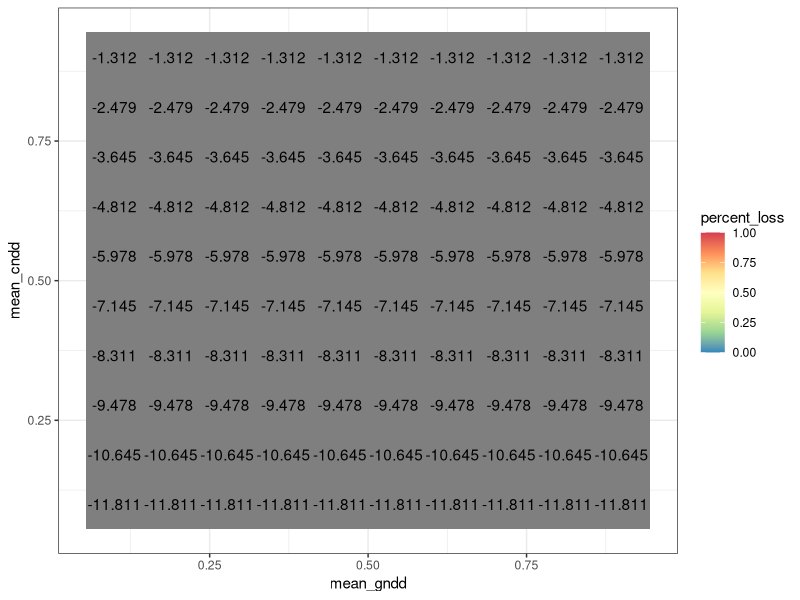
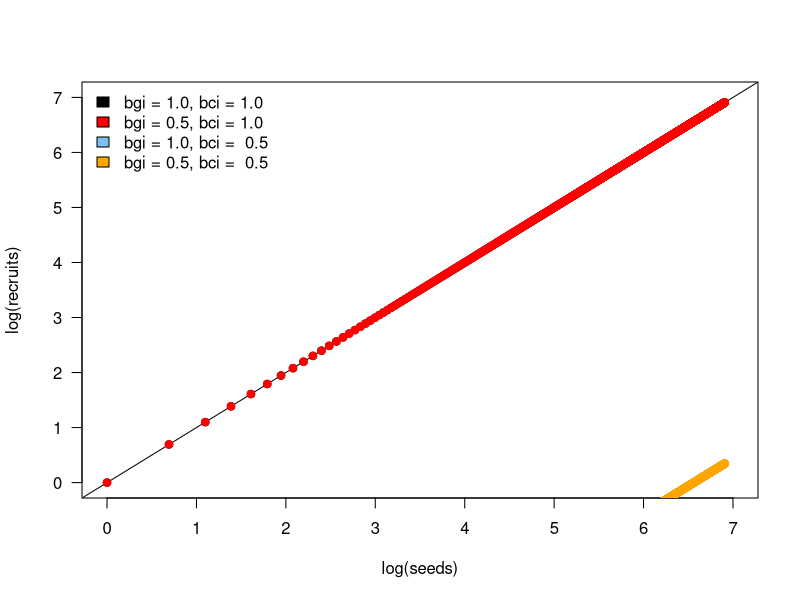

Write the R code that produced these figures, in order. (Note: this script raises an error after producing the figures.)

library(ggplot2)
library(dplyr)
### Basing equation off Harms et al. 2000

## Assuming intercept (alpha = 0) - is this a safe assumption??

## Output is predicted number of recruits of a specific species ID and genotype, given number of seeds and cndd and gndd values

## Bgi = strength of GNDD - slope of log log relationship: 1 = no NDD
## Bci = strength of CNDD

## Sgi = density of seeds of given species and genotype
## Sci = density of seeds of given species
harms <- function(bgi, bci, sgi, sci, verbose = FALSE){
  
  ## Effectively halves the strength of the slopes from Harms et al. 2000
 #R = (bgi * log(sgi) + bci * log(sci) + log(sgi/sci)) / 2
 
  # Original harms equation, but modified to return genotype densities
 R = bci * log(sci) + log(sgi/sci)
 
 ### If slope of a  line is still 1, then something is wrong because that's not NDD - rare species doesn't have a proportional advantage of common species, slope needs to be less than 1!! Need to have higher proportional loss at higher densities

 if(verbose == TRUE){
   cat("\n ----------------------- \n")
  cat("bgi =", bgi, ", bci = ", bci, " \n")
  cat("Original number of seeds per genotype:")
  print(sgi)
  cat("\n Remaining number of Recruits per genotype:")
  print(exp(R))
  cat("\n Percent loss of seeds:")
  print((sgi - exp(R))/sgi)
  cat("\n ----------------------- \n")
 }

 loss <- (sgi - exp(R))/sgi
 
  return(R)
# return(loss)
 
}

## Generate data of number of genotypes for species XX
#genotypes <- as.numeric(table(sample.int(20, size = 500, replace = TRUE)))
genotypes <- 0:1000

harms(bgi = 1, bci = 0.8,
      sgi = 1:20, sci = sum(genotypes), verbose = TRUE)

harms(bgi = .8, bci = 1,
      sgi = 1:20, sci = sum(genotypes), verbose = TRUE)

harms(bgi = .95, bci = .95,
      sgi = 1:20, sci = sum(genotypes), verbose = TRUE)



## Checking percent loss of seeds based on gndd and cndd values
loss_test <- data.frame(mean_cndd = NA, mean_gndd = NA, percent_loss = NA)
row = 1
for(i in seq(.1, .9, length.out = 10)){
for(j in seq(.1, .9, length. = 10)){
  # Log sequence
  #for(i in exp(seq(log(0.001), log(1), length.out = 20))){
    #for(j in exp(seq(log(0.001), log(1), length.out = 20))){
  
 
    
    loss_test[row, "mean_cndd"] <- i
    loss_test[row, "mean_gndd"] <- j
    loss_test[row, "percent_loss"] <- harms(bgi = j, bci = i,
                                       sgi = 1:20, 
                                       sci = sum(genotypes))[1]
    row = row + 1
  }
}

## Species diversity 
loss_test %>%
  ggplot(aes(x = mean_gndd, y = mean_cndd, fill = percent_loss)) +
  geom_tile() + theme_bw()  + scale_fill_distiller(palette = "Spectral", 
                                                   limits = c(0, 1)) + 
  geom_text(aes(x = mean_gndd, y = mean_cndd, 
                label = sprintf("%.3f", round(percent_loss, 3))))



####### Example plot of all genotypes within one plot

plot(0:7, 0:7, type = "n", ylab = "log(recruits)", xlab = "log(seeds)", las = 1)
abline(a = 0, b = 1)

points(log(genotypes), (harms(bgi = 1, bci = 1,
                                 sgi = genotypes, sci = sum(genotypes))), pch = 19)


points(log(genotypes), (harms(bgi = .5, bci = 1,
                                 sgi = genotypes, sci = sum(genotypes))), pch = 19,
       col = "red")

points(log(genotypes), (harms(bgi = 1, bci = 0.5,
                                 sgi = genotypes, sci = sum(genotypes))), pch = 19,
       col = "skyblue2")

points(log(genotypes), (harms(bgi = 0.5, bci = 0.5,
                                 sgi = genotypes, sci = sum(genotypes))), pch = 19,
       col = "orange")

legend("topleft", legend = c("bgi = 1.0, bci = 1.0", 
                             "bgi = 0.5, bci = 1.0", 
                             "bgi = 1.0, bci =  0.5",
                             "bgi = 0.5, bci =  0.5"),
       fill = c("black", "red", "skyblue2", "orange"), bty = "n")



### Write a function that generates data in plots for a single genotype and randomize this and plot the lines

sample_harms <- function(bgi, bci, n, max, verbose = FALSE){
  
  gen_seeds <- NA
  gen_recruits <- NA
  cons_seeds <- NA
  cons_recruits <- NA
  
  for(x in 1:n){
    gen_dens = sample(1:max, size = 1) # Sample density of seeds for one genotype
    if(gen_dens == max){
      cons_dens = max
      cons_seeds[x] <- log(cons_dens)
      cons_recruits[x] <- log(sum(exp(harms(bgi = bgi, bci = bci, 
                                            sgi = c(gen_dens), 
                                            sci = cons_dens,
                                            verbose = verbose))))
      
      next
      
    } else {
      cons_dens = sample(gen_dens:max, size = 1)
    }
    
     #cat("Gen_dens:", gen_dens, "| cons_dens: ", cons_dens, "\n")
    
    gen_seeds[x] <- log(gen_dens)
    gen_recruits[x] <- harms(bgi = bgi, bci = bci, 
                      sgi = gen_dens, 
                      sci = cons_dens,
                      verbose = verbose)
    cons_seeds[x] <- log(cons_dens)
    cons_recruits[x] <- log(sum(exp(harms(bgi = bgi, bci = bci, 
                           sgi = c(gen_dens, cons_dens - gen_dens), 
                           sci = cons_dens,
                           verbose = verbose))))
    
  }
    
    return(list(gen_seeds = gen_seeds, 
                gen_recruits = gen_recruits,
                cons_seeds = cons_seeds,
                cons_recruits = cons_recruits))
}


sum(exp(harms(bgi = bgi, bci = bci, 
                  sgi = c(gen_dens, 5), 
                  sci = cons_dens,
                  verbose = verbose)))



sample_harms(bgi = 0.5, bci = 0.5, n = 10, max = 1000 )

sample_harms(bgi = .98, bci = .98, n = 10, max = 1000, verbose = T )


plot(c(.0, .5, .75, .9, 1), c(0.9989236, 0.96375, 0.778174, .486988, 0 ),
     xlab = "cndd", ylab = "percent loss of seeds", las  = 1, 
     pch = 21, bg = "skyblue2")


####### Example plot
plot(0:6, 0:6, type = "n", ylab = "log(recruits)", xlab = "log(seeds)", las = 1)
abline(a = 0, b = 1)

n = 1000 ## Number of points
max = 100 # Max number of individuals

## One to one
scen_11 <- sample_harms(bgi = 1, bci = 1, n = n, max = max)
points(scen_11$gen_seeds, scen_11$gen_recruits, pch = 19)
(lm1 <- lm(gen_recruits ~ 0 + gen_seeds, data = scen_11))
abline(lm1, lwd = 2)

## 0.5 1.0
scen_051 <- sample_harms(bgi = 0.5, bci = 1, n = n, max = max)
points(scen_051$gen_seeds, scen_051$gen_recruits, pch = 19, col = "red")
(lm2 <- lm(gen_recruits ~ 0 + gen_seeds, data = scen_051))
abline(lm2, lwd = 2, col = "red")

## 1.0 0.5
scen_105 <- sample_harms(bgi = 1, bci = 0.5, n = n, max = max)
points(scen_105$gen_seeds, scen_105$gen_recruits, pch = 19, col = "skyblue2")
(lm3 <- lm(gen_recruits ~ 0 + gen_seeds, data = scen_105))
abline(lm3, lwd = 2, col = "skyblue2")


## .5 .5
scen_0505 <- sample_harms(bgi = 0.5, bci = 0.5, n = n, max = max)
points(scen_0505$gen_seeds, scen_0505$gen_recruits, pch = 19, col = "orange")
(lm4 <- lm(gen_recruits ~ 0 + gen_seeds, data = scen_0505))
abline(lm4, lwd = 2, col = "orange")

scen_0505$gen_recruits <- log(exp(scen_0505$gen_recruits) + 1)
scen_0505$gen_seeds <- log(exp(scen_0505$gen_seeds) + 1)

(lm4 <- lm(gen_recruits ~ 0 + gen_seeds, data = scen_0505))
(lm4 <- lm(gen_recruits ~ gen_seeds, data = scen_0505))
points(scen_0505$gen_seeds, scen_0505$gen_recruits, pch = 19, col = "orange")
abline(lm4, lwd = 2, col = "orange")



### Conspecific perspective
scen_0505 <- sample_harms(bgi = 1, bci = 1.0, n = n, max = max)
#points(scen_0505$cons_seeds, scen_0505$cons_recruits, pch = 19, col = "grey80")
(lm4 <- lm(cons_recruits ~ 0 + cons_seeds, data = scen_0505))
abline(lm4, lwd = 2, col = "grey80")



scen_0505 <- sample_harms(bgi = 1, bci = 0.5, n = n, max = max)
#points(scen_0505$cons_seeds, scen_0505$cons_recruits, pch = 19, col = "purple")
(lm4 <- lm(cons_recruits ~ 0 + cons_seeds, data = scen_0505))
abline(lm4, lwd = 2, col = "purple")

### Conspecific
scen_0505 <- sample_harms(bgi = 0.5, bci = 0.5, n = n, max = max)
#points(scen_0505$cons_seeds, scen_0505$cons_recruits, pch = 19, col = "brown")
(lm4 <- lm(cons_recruits ~ 0 + cons_seeds, data = scen_0505))
abline(lm4, lwd = 2, col = "brown")

scen_0505 <- sample_harms(bgi = 0.5, bci = 1.0, n = n, max = max)
#points(scen_0505$cons_seeds, scen_0505$cons_recruits, pch = 19, col = "darkblue")
(lm4 <- lm(cons_recruits ~ 0 + cons_seeds, data = scen_0505))
abline(lm4, lwd = 2, col = "darkblue")


legend("topleft", legend = c("bgi = 1.0, bci = 1.0", 
                             "bgi = 0.5, bci = 1.0", 
                             "bgi = 1.0, bci =  0.5",
                             "bgi = 0.5, bci =  0.5",
                             "bgi = 1.0, bci =  1.0 - species level",
                             "bgi = 1.0, bci =  0.5 - species level",
                             "bgi = 0.5, bci =  0.5 - species level",
                             "bgi = 0.5, bci =  1.0 - species level"),
       fill = c("black", "red", "skyblue2", "orange", "grey80", "purple", "brown",
                "darkblue"), bty = "n")

### Can force intercepts to go through 0 with ~ 0 + seeds
## But sometimes lines will have an intercept less than 0 because they are losing fractions of a seedling when there is 1 seedling for a genotype and there is conspecific density dependense

### Thoughts on graph..

# is cool and makes sense that bgi and bci have equivalent effects at genotype and species level

# All slopes are less than 1, which is good

# 0.5, 0.5 is strongest for both species and genotypes, which is good


## Not sure if i should present just straight lines for example graph instead of points..
# can just use abline(a = 0, b = ##) to draw the lines using sample_harms and lm() to make sure the slopes are right. Seems like slope is usually (bci + bgi) / 2

## Make two separate panels --
# 1) Plot of genotypes within one species
# 2) Plot of slope of species within a community, with varying levels of bci and bgi

# With ranges of bci and bgi from 1, 0.5, 0

## With Bgi = 1, Bci = -1 = overall slope of 0 (lowest range of harms and lamanna studies)
# but bgi -1, bci -1 would be overall -1 slope



#############################
### CNDD PLOT
  # CNDD Plot ---------------------------------------------------------------
  
  pdf("./figures/Figure 1 - NDD schematic.pdf", width = 12, height = 4)
  
  par(mfrow = c(1, 2), mar = c(5.1, 4.1, 2.1, 8.1))
  
  axis_vals <- c(.01, 1, 5, 10, 25, 50, 100)
  
  x_pos = 350 ## For labels
  max_size = 150
  n = 1000
  
  genotypes <- 1:100
  
  text_cex = .75

### AT SPECIES LEVEL  
  plot(seq(0, log(max_size), by = .1), seq(0, log(max_size), by = .1), type = "n", 
       ylab = expression('Recruit density (R'['i']*')'), xlab = expression('Seed density (S'['i']*')'), las = 1,
       bty = "l", xaxt = "n", yaxt = "n", yaxt = "n", xaxs="i", yaxs = "i")
  axis(side = 1, at = log(axis_vals), labels = axis_vals)
  axis(side = 2, at = log(axis_vals), labels = axis_vals, las = 1)
 # abline(a = 0, b = 1)
  
  mtext("a", side = 3, adj = -.1)
  
  #### GNDD = 1, CNDD = 1
  harms_out = sample_harms(bgi = 1, bci = 1, n = n, max = max_size)
 # points(harms_out$cons_seeds, harms_out$cons_recruits, pch = ".")
  lm1 <- lm(harms_out$cons_recruits ~ harms_out$cons_seeds - 1)
  abline(lm1, lty = 2)
  b_overall <- as.character(sprintf("%.2f", round(lm1$coefficients, 2)))
  text(x = c(log(x_pos)), y = max(harms_out$cons_recruits),
       labels = bquote('b'['con']*' = 1.00, b'['gen']*' = 1.00'),
       xpd = NA , cex = text_cex)
  
  
  #### GNDD = .5, CNDD = 1
  harms_out = sample_harms(bgi = .5, bci = 1, n = n, max = max_size)
 # points(harms_out$cons_seeds, harms_out$cons_recruits, pch = ".")
  lm1 <- lm(harms_out$cons_recruits ~ harms_out$cons_seeds - 1)
  abline(lm1)
  b_overall <- as.character(sprintf("%.2f", round(lm1$coefficients, 2)))
  text(x = c(log(x_pos)), y = max(harms_out$cons_recruits), 
       labels = bquote('b'['con']*' = 1.00, b'['gen']*' = 0.50'),
       xpd = NA, cex = text_cex)

  #### GNDD = 1, CNDD = .5
  harms_out = sample_harms(bgi = 1, bci = .5, n = n, max = max_size)
 # points(harms_out$cons_seeds, harms_out$cons_recruits, pch = ".")
  lm1 <- lm(harms_out$cons_recruits ~ harms_out$cons_seeds - 1)
  abline(lm1)
  b_overall <- as.character(sprintf("%.2f", round(lm1$coefficients, 2)))
  text(x = c(log(x_pos)), y = max(harms_out$cons_recruits), 
       labels = bquote('b'['con']*' = 0.50, b'['gen']*' = 1.00'),
       xpd = NA, cex = text_cex)
  
  
  # #### GNDD = .5, CNDD = .5
 #  harms_out = sample_harms(bgi = .5, bci = .5, n = n, max = max_size)
 # # points(harms_out$cons_seeds, harms_out$cons_recruits, pch = ".")
 #  abline(lm(harms_out$cons_recruits ~ harms_out$cons_seeds - 1))
 #  text(x = c(log(x_pos)), y = max(harms_out$cons_recruits), labels = expression('b'['con']*' = 0.5, b'['gen']*' = 0.5'), xpd = NA)

  
  #### GNDD = .1, CNDD = 1
  harms_out = sample_harms(bgi = .1, bci = 1.0, n = n, max = max_size)
  #points(harms_out$cons_seeds, harms_out$cons_recruits, pch = ".")
  lm1 <- lm(harms_out$cons_recruits ~ harms_out$cons_seeds - 1)
  abline(lm1)
  b_overall <- as.character(sprintf("%.2f", round(lm1$coefficients, 2)))
  text(x = c(log(x_pos)), y = max(harms_out$cons_recruits), 
       labels = bquote('b'['con']*' = 1.00, b'['gen']*' = 0.10'),
       xpd = NA, cex = text_cex)

  
  #### GNDD = 1, CNDD = 0.1
  harms_out = sample_harms(bgi = 1, bci = .1, n = n, max = max_size)
 # points(harms_out$cons_seeds, harms_out$cons_recruits, pch = ".")
  lm1 <- lm(harms_out$cons_recruits ~ harms_out$cons_seeds - 1)
  abline(lm1)
  b_overall <- as.character(sprintf("%.2f", round(lm1$coefficients, 2)))
  text(x = c(log(x_pos)), y = max(harms_out$cons_recruits), 
       labels = bquote('b'['con']*' = 0.10, b'['gen']*' = 1.00'),
       xpd = NA, cex = text_cex)
  
  # #### GNDD = .1, CNDD = .1
  harms_out = sample_harms(bgi = .1, bci = .1, n = n, max = max_size)
 # points(harms_out$cons_seeds, harms_out$cons_recruits, pch = 19)
  lm1 <- lm(harms_out$cons_recruits ~ harms_out$cons_seeds - 1)
  abline(lm1)
  b_overall <- as.character(sprintf("%.2f", round(lm1$coefficients, 2)))
  text(x = c(log(x_pos)), y = max(harms_out$cons_recruits), 
     #  labels = bquote('b'['con']*' = 0.10, b'['gen']*' = 0.10'*', b'['total']*' = '*.(b_overall)),
     labels = bquote('b'['con']*' = 0.10, b'['gen']*' = 0.10'),
       xpd = NA, cex = text_cex)
  
  
  
##### AT GENOTYPE LEVEL
  
 
  plot(seq(0, log(max_size), by = .1), seq(0, log(max_size), by = .1), type = "n", 
       ylab = expression('Recruit density (R'['gi']*')'), xlab = expression('Seed density (S'['gi']*')'), las = 1,
       bty = "l", xaxt = "n", yaxt = "n", xaxs="i", yaxs = "i")
  axis(side = 1, at = log(axis_vals), labels = axis_vals)
  axis(side = 2, at = log(axis_vals), labels = axis_vals, las = 1)
  # abline(a = 0, b = 1)
  mtext("b", side = 3, adj = -.1)
  
  
  #### GNDD = 1, CNDD = 1
  harms_out <- (harms(bgi = 1, bci = 1,
                      sgi = genotypes, sci = max(genotypes)))
  lines(log(genotypes), harms_out, lty = 2)
  text(x = c(log(x_pos)), y = max(harms_out),
       labels = bquote('b'['con']*' = 1.00, b'['gen']*' = 1.00'),
       xpd = NA , cex = text_cex)
  
  #### GNDD = .5, CNDD = 1
  harms_out <- (harms(bgi = .5, bci = 1,
                      sgi = genotypes, sci = max(genotypes)))
  lines(log(genotypes), harms_out, lty = 1)
  text(x = c(log(x_pos)), y = max(harms_out),
       labels = bquote('b'['con']*' = 1.00, b'['gen']*' = 0.50'),
       xpd = NA , cex = text_cex)
  
  #### GNDD = 1, CNDD = .5
  harms_out <- (harms(bgi = 1, bci = 0.5,
                      sgi = genotypes, sci = max(genotypes)))
  lines(log(genotypes), harms_out, lty = 1)
  text(x = c(log(x_pos)), y = max(harms_out),
       labels = bquote('b'['con']*' = 0.50, b'['gen']*' = 1.00'),
       xpd = NA , cex = text_cex)
  
  
  #### GNDD = .1, CNDD = 1
  harms_out <- (harms(bgi = .1, bci = 1,
                      sgi = genotypes, sci = max(genotypes)))
  lines(log(genotypes), harms_out, lty = 1)
  text(x = c(log(x_pos)), y = max(harms_out),
       labels = bquote('b'['con']*' = 1.00, b'['gen']*' = 0.10'),
       xpd = NA , cex = text_cex)
  
  
  #### GNDD = 1, CNDD = 0.1
  harms_out <- (harms(bgi = 1, bci = 0.1,
                      sgi = genotypes, sci = max(genotypes), verbose = T))
  lines(log(genotypes), harms_out, lty = 1)
  text(x = c(log(x_pos)), y = max(harms_out),
       labels = bquote('b'['con']*' = 0.10, b'['gen']*' = 1.00'),
       xpd = NA , cex = text_cex)
  
  
  # #### GNDD = .1, CNDD = .1
  harms_out <- (harms(bgi = .1, bci = 0.1,
                      sgi = genotypes, sci = max(genotypes), verbose = TRUE))
  lines(log(genotypes), harms_out, lty = 1)
  text(x = c(log(x_pos)), y = max(harms_out),
       labels = bquote('b'['con']*' = 0.10, b'['gen']*' = 0.10'),
       xpd = NA , cex = text_cex)
  
  

dev.off()
  

